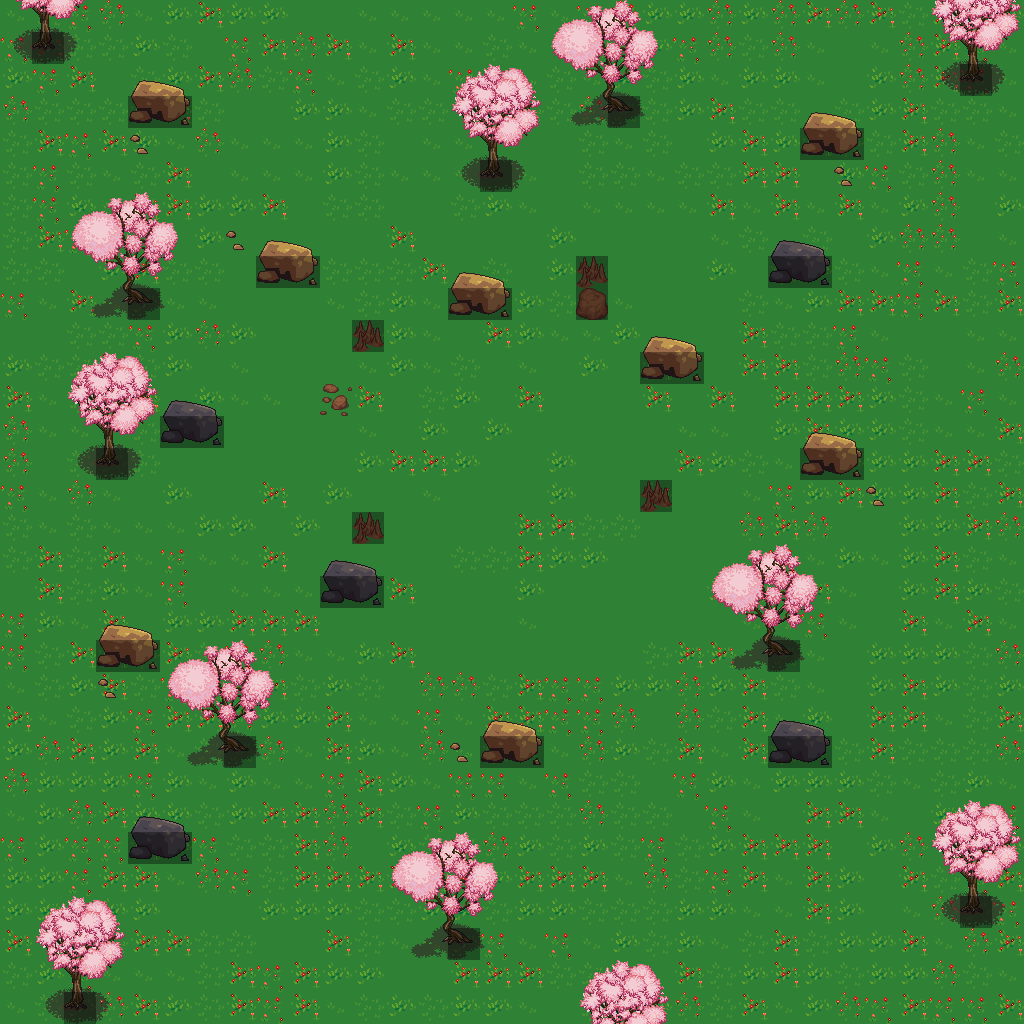

Rendered tile map (Tiled .tmx) drawn with the repository's tilesets; below, a short description and the map source with its tile grids summarised:
An orthogonal 32x32 tile map with 32x32 px tiles, 4 tile layers (background, background, foreground, collisions), 3 tilesets and 3 objects (3x teleport).

<map version="1.0" orientation="orthogonal" width="32" height="32" tilewidth="32" tileheight="32">
 <tileset firstgid="1" name="town" tilewidth="32" tileheight="32">
  <image source="../images/fantasy/outside/town.png" width="864" height="2112" />
 </tileset>
 <tileset firstgid="1783" name="cherry_blossom_trees" tilewidth="32" tileheight="32">
  <image source="../images/fantasy/outside/cherry_blossom_trees.png" width="224" height="128" />
 </tileset>
 <tileset firstgid="1811" name="tiled_collision" tilewidth="32" tileheight="32">
  <image source="../images/tiled_collision.png" width="480" height="32" />
 </tileset>
 <layer name="background" width="32" height="32">
  <data>[1024 cells, 1024 non-empty, 8 distinct tile ids]</data>
 </layer>
 <layer name="background" width="32" height="32">
  <data>[1024 cells, 76 non-empty, 15 distinct tile ids]</data>
 </layer>
 <layer name="foreground" width="32" height="32">
  <data>[1024 cells, 137 non-empty, 25 distinct tile ids]</data>
 </layer>
 <layer name="collisions" width="32" height="32">
  <data>[1024 cells, 42 non-empty, 1 distinct tile ids]</data>
 </layer>
 <objectgroup name="event" width="32" height="32">
  <object name="To Fields3" type="teleport" x="-3" y="3" width="1035" height="17">
   <properties>
    <property name="warp" value="fields3,500,950" />
   </properties>
  </object>
  <object name="To Fields9" type="teleport" x="4" y="1001" width="1035" height="17">
   <properties>
    <property name="warp" value="fields9,500,50" />
   </properties>
  </object>
  <object name="To Fields5" type="teleport" x="7" y="5" width="17" height="1017">
   <properties>
    <property name="warp" value="fields5,950,500" />
   </properties>
  </object>
 </objectgroup>
</map>
